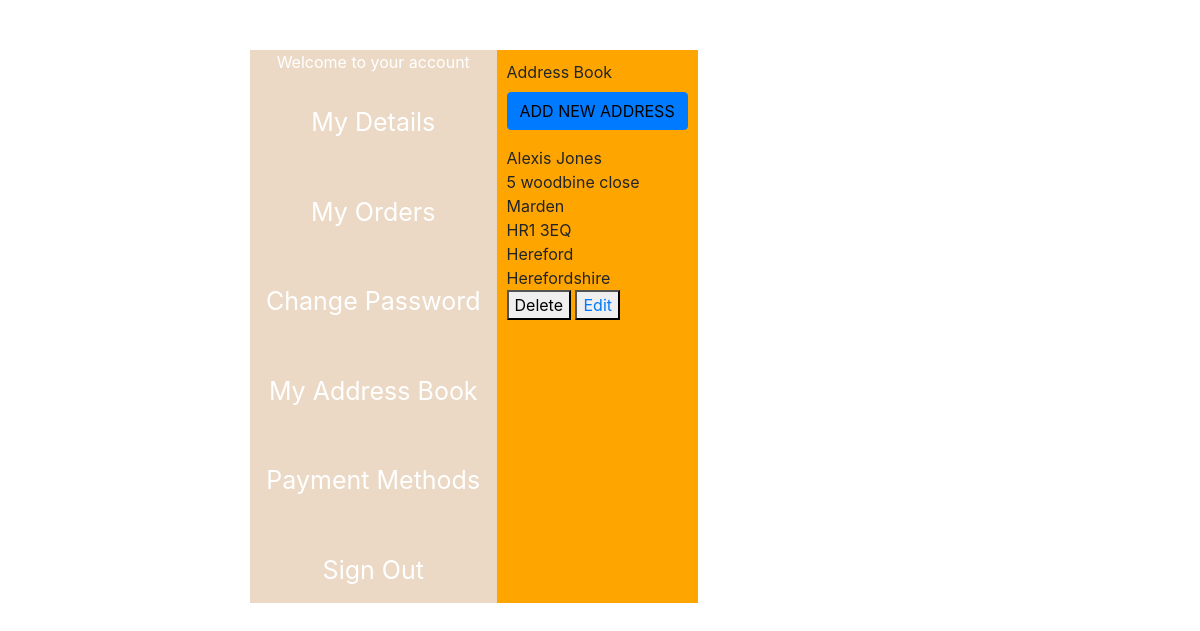
Page /Addresses.php (signed in) on the committed database.
### tables this page shows
CREATE TABLE `addresses` (
  `addressID` int(11) NOT NULL,
  `userID` int(11) NOT NULL,
  `address_firstline` varchar(255) DEFAULT NULL,
  `address_secondline` varchar(255) DEFAULT NULL,
  `postcode` varchar(20) DEFAULT NULL,
  `city` tinytext,
  `county` tinytext,
  `firstname` varchar(255) DEFAULT NULL,
  `lastname` varchar(255) DEFAULT NULL,
  `contactnumber` int(20) DEFAULT NULL,
  `deault` tinyint(1) DEFAULT NULL
);

### Addresses.php (the view, shortened to what this page needs)
<?php
include('Connect.php');
$user = $_SESSION['user'];
$sql = "SELECT * FROM addresses LEFT JOIN user on addresses.userID = user.userID WHERE user.email = '$user'";
$result = mysqli_query($conn,$sql);
?>
<!DOCTYPE HTML>
<html lang="en" xmlns="http://www.w3.org/1999/xhtml">
<head>
    <link rel="stylesheet" href="StyleSheet1.css" />
    <link rel="stylesheet" href="https://use.fontawesome.com/releases/v5.7.0/css/all.css">
	<link rel="stylesheet" href="https://maxcdn.bootstrapcdn.com/bootstrap/4.5.2/css/bootstrap.min.css">
</head>
<body>
   <div class="flex_row">
		<div class="sidenav">
			<p>Welcome to your account</p>
			<a href="details.php">My Details</a><br>
			<a href="">My Orders</a><br>
			<a href="">Change Password</a><br>
			<a href="">My Address Book</a><br>
			<a href="">Payment Methods</a><br>
			<a href="">Sign Out</a>
		</div>
		<div class="flex_container">
			<form action="" method="POST">
				<div class="form-group">
				<label>Address Book</label><br>
				<button class="btn btn-primary"><a href="newaddress.php" style ="color:black;">ADD NEW ADDRESS</a></button><br>
				</div>
			</form>
	<?php
	while ($rows = mysqli_fetch_array($result)){
	?>
				<form action-"" method="POST">
				<div class="form-group">
				<output><?php echo $rows['firstname']. '  ' .$rows['lastname'];?></output><br>
				<output><?php echo $rows['address_firstline'];?></output><br>
				<output><?php echo $rows['address_secondline'];?></output><br>
				<output><?php echo $rows['postcode'];?></output><br>
				<output><?php echo $rows['city'];?></output><br>
				<output><?php echo $rows['county'];?></output><br>
				<button name="delete">Delete</button>
				<button name="edit"><?php echo"<a href=\"editaddress.php?id=$rows[addressID]\">Edit</a>"?></button>
				</div>
				</form>
				<?php
	}
	?>
		</div>
		</div>
</body>
</html>

### StyleSheet1.css (style rules this page uses)
button > span, p { display: flex; flex-direction: row; color: white; justify-content: center; }
.flex_container { display: inline-flex; flex-direction: column; margin: 10px; }
.flex_row { display: inline-flex; flex-direction: row; background-color: orange; margin: 50px 100px 0 250px; }
.sidenav { overflow: hidden; background-color: #ebd9c6; }
.sidenav a { display: block; color: white; text-align: center; padding: 14px 16px; text-decoration: none; font-size: 25px; }

### rows in the picture
addresses: firstname "Alexis", lastname "Jones", address_firstline "5 woodbine close", address_secondline "Marden", postcode "HR1 3EQ", city "Hereford", county "Herefordshire"
